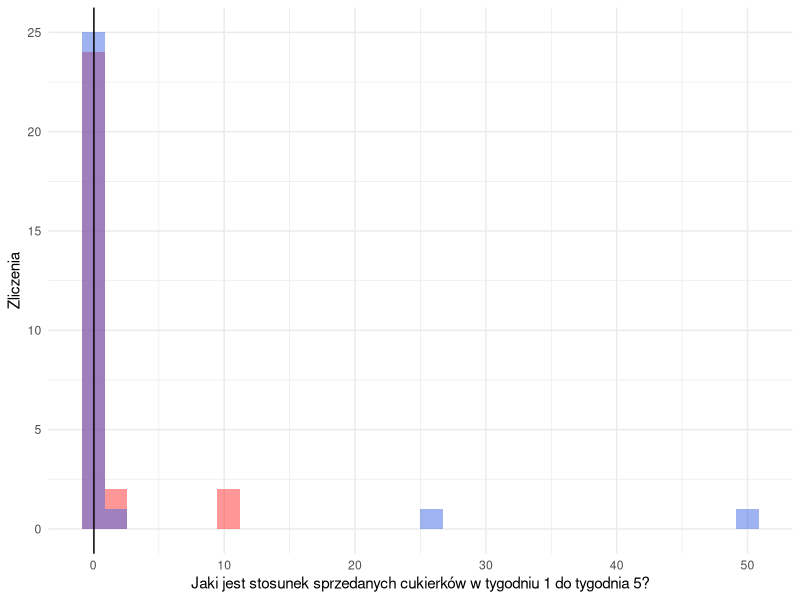
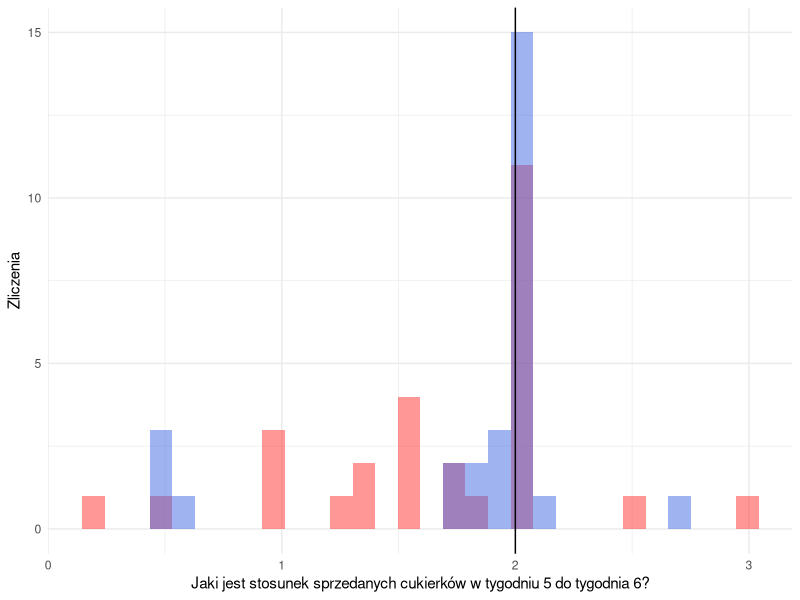
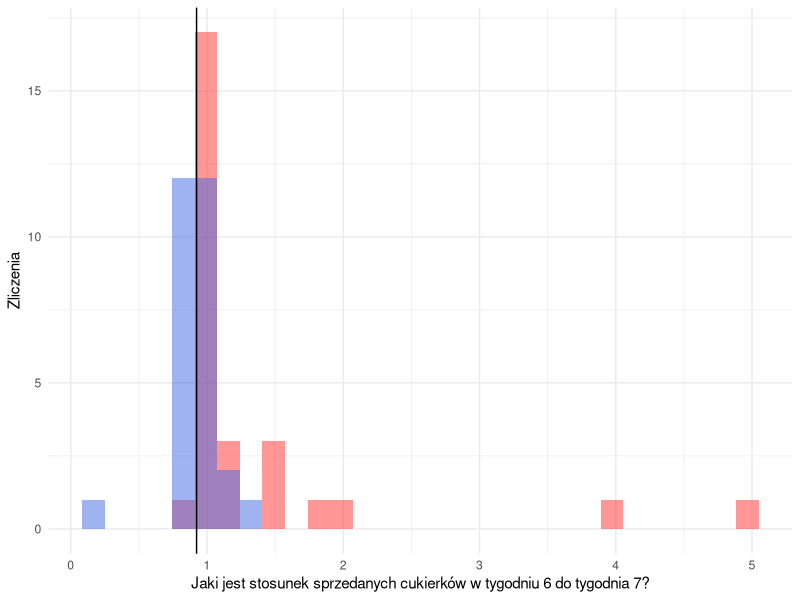
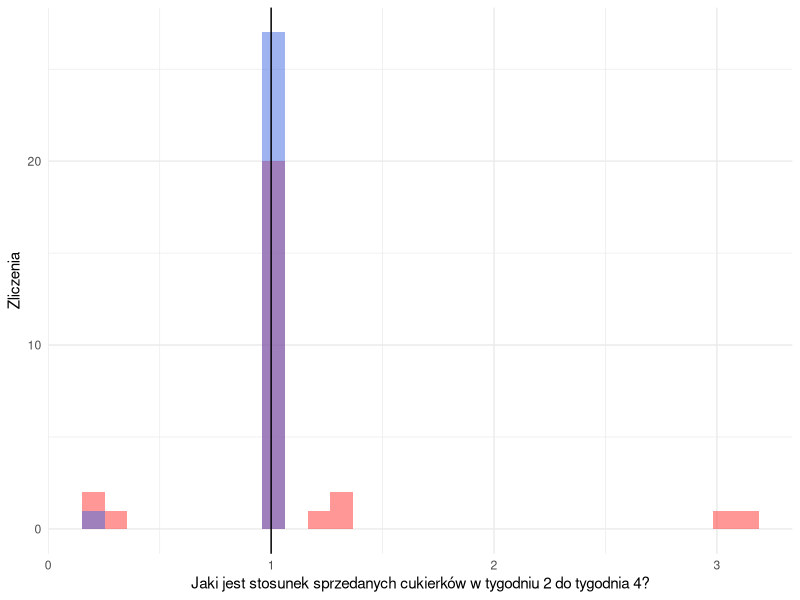
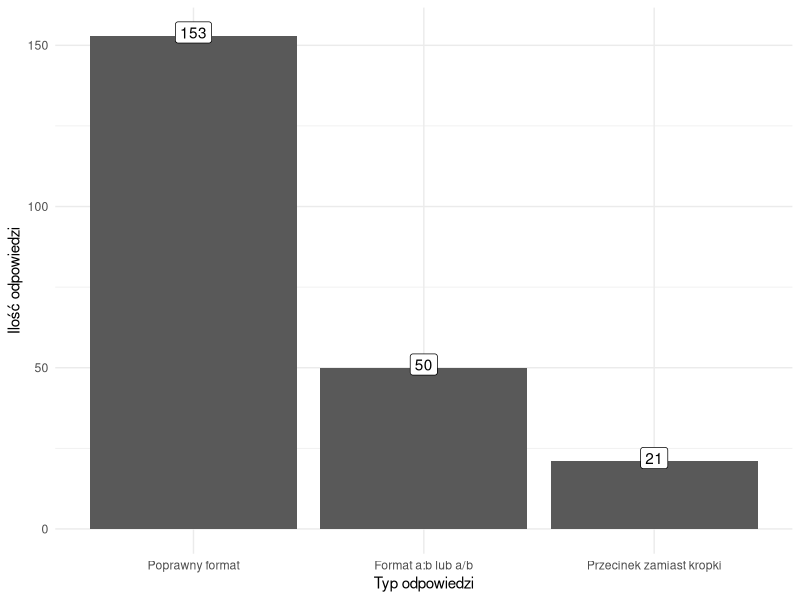

R code for these plots, in order:
## ---- chunk 1
knitr::opts_chunk$set(echo = TRUE)
## ---- chunk 2
data <- read.table('data.tsv')
library(ggplot2)
y <- c(1,4,1,4,24,12,13,3)
## ---- chunk 3
ggplot(data) +
  geom_histogram(aes(V1), fill = "firebrick1", alpha = 0.5) +
  geom_histogram(aes(V5), fill = "royalblue", alpha = 0.5) +
  xlab("Jaki jest stosunek sprzedanych cukierków w tygodniu 1 do tygodnia 5?") +
  ylab("Zliczenia") +
  geom_vline(xintercept = y[1]/y[5]) +
  theme_minimal()

ggplot(data) +
  geom_histogram(aes(V2), fill = "firebrick1", alpha = 0.5) +
  geom_histogram(aes(V6), fill = "royalblue", alpha = 0.5) +
  xlab("Jaki jest stosunek sprzedanych cukierków w tygodniu 5 do tygodnia 6?") +
  ylab("Zliczenia") +
  geom_vline(xintercept = y[5]/y[6])+
  theme_minimal()

ggplot(data) +
  geom_histogram(aes(V3), fill = "firebrick1", alpha = 0.5) +
  geom_histogram(aes(V7), fill = "royalblue", alpha = 0.5) +
  xlab("Jaki jest stosunek sprzedanych cukierków w tygodniu 6 do tygodnia 7?") +
  ylab("Zliczenia") +
  geom_vline(xintercept = y[6]/y[7])+
  theme_minimal()

ggplot(data) +
  geom_histogram(aes(V4), fill = "firebrick1", alpha = 0.5) +
  geom_histogram(aes(V8), fill = "royalblue", alpha = 0.5) +
  xlab("Jaki jest stosunek sprzedanych cukierków w tygodniu 2 do tygodnia 4?") +
  ylab("Zliczenia") +
  geom_vline(xintercept = y[2]/y[4]) +
  theme_minimal()
## ---- chunk 4
#x = as.factor(c("Poprawny format", "Przecinek zamiast kropki", "Format a:b lub a/b"))

df <- data.frame(y = c(153, 21, 50), x = as.factor(c("Poprawny format", "Przecinek zamiast kropki", "Format a:b lub a/b")))
ggplot(df, aes( x = reorder(x, -y),y, label = y)) +
  geom_col() +
  geom_label(nudge_y = 1) +
  xlab("Typ odpowiedzi") +
  ylab("Ilość odpowiedzi") +
  theme_minimal()
